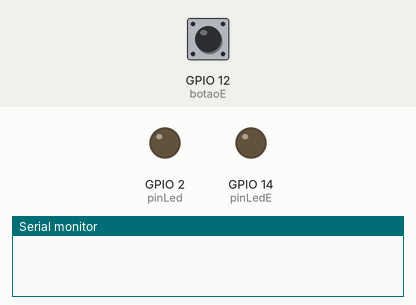
This program was run on a simulated ESP32. Shown: output pins drawn as LEDs (lit = HIGH), the last lines printed to the serial monitor. The test bench sets the inputs (shaded band); at power-on: GPIO 12 (botaoE) HIGH.

Above: at 1.2 s.
1.3 s: GPIO 12 (botaoE) pulled LOW for 3.2 s
At 5.6 s:
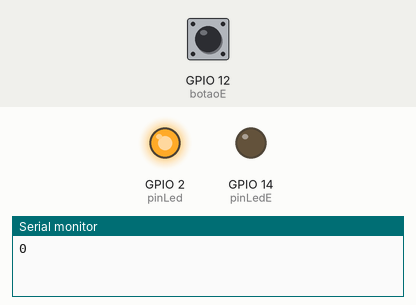
Timing chart, 0 to 8.5 s (numbered marks = the images above; inputs shaded):
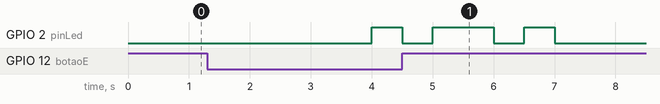

The program:

main.cpp
```cpp
#include <Arduino.h>
#include <Bounce2.h>

#define pinLed 2
#define pinLedE 14
#define botao 0
#define botaoE 12

Bounce button = Bounce();

unsigned long tempoA;
unsigned long tempoI;

int contador = 0;

unsigned long tempoA_L;
unsigned long tempoI_L;

bool estBotao = 0;
bool estAnt = 0;
bool estBotaoE = 0;
bool estAntE = 0;
bool estLed = 0;
bool estLedE = 0;

bool pisca;


void setup()
{
  Serial.begin(9600);

  pinMode(pinLed, OUTPUT);
  //pinMode(botao, INPUT_PULLUP);
  pinMode(pinLedE, OUTPUT);
  //pinMode(botaoE, INPUT_PULLUP);

  button.attach(botaoE, INPUT_PULLUP);
}

void loop()
{
  button.update();//digitalRead

  //Serial.println(button.fell());
  //pressionado - retorna true quando o botao for pressionado

  //Serial.println(button.read());
  //le o botao e retorna a leitura

  //Serial.println(button.fell());
  //retorna true quando o botao for solto

  //Serial.println(button.changed());
  //retorna true quando existe uma alteração

  //Serial.println(button.currentDuration());
  //retorna o tempo do estado atual do botao

  //Serial.println(button.previousDuration());
  //retorna o tempo do estado anterior do botao


  if(button.currentDuration() >= 2000 && !button.read())
  {
    pisca = 1;
  }

   if(button.currentDuration() >= 2000 && button.read())
  {
    pisca = 0;
  }


  if(button.fell())
  {
    Serial.println(contador++);
  }


  tempoA = millis();
  tempoA_L = millis();


  /* if(estAnt == 1 && estBotao == 0)
  {
    tempoI = tempoA;
  }

  if(estAnt == 0 && estBotao == 1)
  {
    if(tempoA - tempoI >= 2000){
      pisca = !pisca;
      tempoI = tempoA;
    }
  }*/

  if(estAntE == 1 && estBotaoE == 0)
  {
    estLedE = !estLedE;
  }

  if(pisca == 1){
   estLed = !estLed;
  }

  if(tempoA_L - tempoI_L >= 500){

    digitalWrite(pinLed, estLed);
    tempoI_L = tempoA_L;
  }

  digitalWrite(pinLedE, estLedE);

  //estAnt = estBotao;
  //estAntE = estBotaoE;
  //Serial.println();
}
```

Measured:
- after the input at 1.3 s, GPIO 2 (pinLed): goes HIGH 0.50 s, LOW 0.50 s, HIGH 1.0 s, LOW 0.50 s, HIGH 0.50 s, then LOW, starting after 2.7 s
